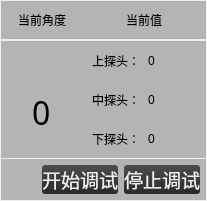
                <widget class="QWidget" name="page_qztest_2">
                 <layout class="QVBoxLayout" name="verticalLayout_10" stretch="1,0">
                  <property name="spacing">
                   <number>1</number>
                  </property>
                  <property name="leftMargin">
                   <number>1</number>
                  </property>
                  <property name="topMargin">
                   <number>1</number>
                  </property>
                  <property name="rightMargin">
                   <number>1</number>
                  </property>
                  <property name="bottomMargin">
                   <number>1</number>
                  </property>
                  <item>
                   <layout class="QHBoxLayout" name="horizontalLayout_24" stretch="2,3">
                    <property name="spacing">
                     <number>0</number>
                    </property>
                    <item>
                     <widget class="QWidget" name="widget_qztestangle_2" native="true">
                      <property name="styleSheet">
                       <string notr="true"/>
                      </property>
                      <layout class="QVBoxLayout" name="verticalLayout_11" stretch="1,4">
                       <property name="spacing">
                        <number>2</number>
                       </property>
                       <property name="leftMargin">
                        <number>0</number>
                       </property>
                       <property name="topMargin">
                        <number>0</number>
                       </property>
                       <property name="rightMargin">
                        <number>0</number>
                       </property>
                       <property name="bottomMargin">
                        <number>0</number>
                       </property>
                       <item>
                        <widget class="QWidget" name="widget_12" native="true">
                         <property name="styleSheet">
                          <string notr="true">background-color: rgb(180, 180, 180);</string>
                         </property>
                         <layout class="QHBoxLayout" name="horizontalLayout_25">
                          <item>
                           <spacer name="horizontalSpacer_18">
                            <property name="orientation">
                             <enum>Qt::Horizontal</enum>
                            </property>
                            <property name="sizeHint" stdset="0">
                             <size>
                              <width>0</width>
                              <height>20</height>
                             </size>
                            </property>
                           </spacer>
                          </item>
                          <item>
                           <widget class="QLabel" name="label_5">
                            <property name="styleSheet">
                             <string notr="true">font: 24pt &quot;微软雅黑&quot;;</string>
                            </property>
                            <property name="text">
                             <string>当前角度</string>
                            </property>
                           </widget>
                          </item>
                          <item>
                           <spacer name="horizontalSpacer_19">
                            <property name="orientation">
                             <enum>Qt::Horizontal</enum>
                            </property>
                            <property name="sizeHint" stdset="0">
                             <size>
                              <width>1</width>
                              <height>20</height>
                             </size>
                            </property>
                           </spacer>
                          </item>
                         </layout>
                        </widget>
                       </item>
                       <item>
                        <widget class="QWidget" name="widget_13" native="true">
                         <property name="styleSheet">
                          <string notr="true">background-color: rgb(180, 180, 180);</string>
                         </property>
                         <layout class="QVBoxLayout" name="verticalLayout_12" stretch="3">
                          <property name="spacing">
                           <number>0</number>
                          </property>
                          <property name="leftMargin">
                           <number>0</number>
                          </property>
                          <property name="topMargin">
                           <number>0</number>
                          </property>
                          <property name="rightMargin">
                           <number>0</number>
                          </property>
                          <property name="bottomMargin">
                           <number>0</number>
                          </property>
                          <item>
                           <widget class="QWidget" name="widget_14" native="true">
                            <property name="styleSheet">
                             <string notr="true">background-color: rgb(180, 180, 180);</string>
                            </property>
                            <layout class="QGridLayout" name="gridLayout_2">
                             <item row="1" column="0">
                              <spacer name="horizontalSpacer_20">
                               <property name="orientation">
                                <enum>Qt::Horizontal</enum>
                               </property>
                               <property name="sizeHint" stdset="0">
                                <size>
                                 <width>1</width>
                                 <height>20</height>
                                </size>
                               </property>
                              </spacer>
                             </item>
                             <item row="1" column="1">
                              <widget class="QLabel" name="label_ktcurangle">
                               <property name="font">
                                <font>
                                 <family>微软雅黑</family>
                                 <pointsize>24</pointsize>
                                 <weight>50</weight>
                                 <italic>false</italic>
                                 <bold>false</bold>
                                </font>
                               </property>
                               <property name="styleSheet">
                                <string notr="true">font: 24pt &quot;微软雅黑&quot;;</string>
                               </property>
                               <property name="text">
                                <string>0</string>
                               </property>
                              </widget>
                             </item>
                             <item row="2" column="1">
                              <spacer name="verticalSpacer_3">
                               <property name="orientation">
                                <enum>Qt::Vertical</enum>
                               </property>
                               <property name="sizeHint" stdset="0">
                                <size>
                                 <width>20</width>
                                 <height>14</height>
                                </size>
                               </property>
                              </spacer>
                             </item>
                             <item row="1" column="2">
                              <spacer name="horizontalSpacer_21">
                               <property name="orientation">
                                <enum>Qt::Horizontal</enum>
                               </property>
                               <property name="sizeHint" stdset="0">
                                <size>
                                 <width>4</width>
                                 <height>20</height>
                                </size>
                               </property>
                              </spacer>
                             </item>
                             <item row="0" column="1">
                              <spacer name="verticalSpacer_4">
                               <property name="orientation">
                                <enum>Qt::Vertical</enum>
                               </property>
                               <property name="sizeHint" stdset="0">
                                <size>
                                 <width>20</width>
                                 <height>40</height>
                                </size>
                               </property>
                              </spacer>
                             </item>
                            </layout>
                           </widget>
                          </item>
                         </layout>
                        </widget>
                       </item>
                      </layout>
                     </widget>
                    </item>
                    <item>
                     <widget class="QWidget" name="widget_qztestvalue_2" native="true">
                      <property name="styleSheet">
                       <string notr="true"/>
                      </property>
                      <layout class="QVBoxLayout" name="verticalLayout_13" stretch="1,4">
                       <property name="spacing">
                        <number>2</number>
                       </property>
                       <property name="leftMargin">
                        <number>0</number>
                       </property>
                       <property name="topMargin">
                        <number>0</number>
                       </property>
                       <property name="rightMargin">
                        <number>0</number>
                       </property>
                       <property name="bottomMargin">
                        <number>0</number>
                       </property>
                       <item>
                        <widget class="QWidget" name="widget_15" native="true">
                         <property name="styleSheet">
                          <string notr="true">background-color: rgb(180, 180, 180);</string>
                         </property>
                         <layout class="QHBoxLayout" name="horizontalLayout_27">
                          <item>
                           <spacer name="horizontalSpacer_23">
                            <property name="orientation">
                             <enum>Qt::Horizontal</enum>
                            </property>
                            <property name="sizeHint" stdset="0">
                             <size>
                              <width>41</width>
                              <height>20</height>
                             </size>
                            </property>
                           </spacer>
                          </item>
                          <item>
                           <widget class="QLabel" name="label_6">
                            <property name="styleSheet">
                             <string notr="true">font: 24pt &quot;微软雅黑&quot;;</string>
                            </property>
                            <property name="text">
                             <string>当前值</string>
                            </property>
                           </widget>
                          </item>
                          <item>
                           <spacer name="horizontalSpacer_24">
                            <property name="orientation">
                             <enum>Qt::Horizontal</enum>
                            </property>
                            <property name="sizeHint" stdset="0">
                             <size>
                              <width>42</width>
                              <height>20</height>
                             </size>
                            </property>
                           </spacer>
                          </item>
                         </layout>
                        </widget>
                       </item>
                       <item>
                        <widget class="QWidget" name="widget_16" native="true">
                         <property name="styleSheet">
                          <string notr="true">background-color: rgb(180, 180, 180);</string>
                         </property>
                         <layout class="QVBoxLayout" name="verticalLayout_14">
                          <property name="spacing">
                           <number>0</number>
                          </property>
                          <property name="leftMargin">
                           <number>0</number>
                          </property>
                          <property name="topMargin">
                           <number>0</number>
                          </property>
                          <property name="rightMargin">
                           <number>0</number>
                          </property>
                          <property name="bottomMargin">
                           <number>0</number>
                          </property>
                          <item>
                           <widget class="QWidget" name="widget_17" native="true">
                            <layout class="QHBoxLayout" name="horizontalLayout_28">
                             <item>
                              <widget class="QLabel" name="label_11">
                               <property name="styleSheet">
                                <string notr="true">font: 24pt &quot;微软雅黑&quot;;</string>
                               </property>
                               <property name="text">
                                <string>上探头：</string>
                               </property>
                              </widget>
                             </item>
                             <item>
                              <widget class="QLabel" name="label_ktcurvalue1">
                               <property name="styleSheet">
                                <string notr="true">font: 24pt &quot;微软雅黑&quot;;</string>
                               </property>
                               <property name="text">
                                <string>0</string>
                               </property>
                              </widget>
                             </item>
                            </layout>
                           </widget>
                          </item>
                          <item>
                           <widget class="QWidget" name="widget_18" native="true">
                            <layout class="QHBoxLayout" name="horizontalLayout_29">
                             <item>
                              <widget class="QLabel" name="label_12">
                               <property name="styleSheet">
                                <string notr="true">font: 24pt &quot;微软雅黑&quot;;</string>
                               </property>
                               <property name="text">
                                <string>中探头：</string>
                               </property>
                              </widget>
                             </item>
                             <item>
                              <widget class="QLabel" name="label_ktcurvalue2">
                               <property name="styleSheet">
                                <string notr="true">font: 24pt &quot;微软雅黑&quot;;</string>
                               </property>
                               <property name="text">
                                <string>0</string>
                               </property>
                              </widget>
                             </item>
                            </layout>
                           </widget>
                          </item>
                          <item>
                           <widget class="QWidget" name="widget_19" native="true">
                            <property name="styleSheet">
                             <string notr="true">font: 24pt &quot;微软雅黑&quot;;</string>
                            </property>
                            <layout class="QHBoxLayout" name="horizontalLayout_30">
                             <item>
                              <widget class="QLabel" name="label_22">
                               <property name="text">
                                <string>下探头：</string>
                               </property>
                              </widget>
                             </item>
                             <item>
                              <widget class="QLabel" name="label_ktcurvalue3">
                               <property name="text">
                                <string>0</string>
                               </property>
                              </widget>
                             </item>
                            </layout>
                           </widget>
                          </item>
                         </layout>
                        </widget>
                       </item>
                      </layout>
                     </widget>
                    </item>
                   </layout>
                  </item>
                  <item>
                   <widget class="QWidget" name="widget_qztestohter_2" native="true">
                    <property name="styleSheet">
                     <string notr="true">background-color: rgb(180, 180, 180);</string>
                    </property>
                    <layout class="QHBoxLayout" name="horizontalLayout_31">
                     <property name="spacing">
                      <number>6</number>
                     </property>
                     <property name="leftMargin">
                      <number>1</number>
                     </property>
                     <property name="topMargin">
                      <number>6</number>
                     </property>
                     <property name="rightMargin">
                      <number>6</number>
                     </property>
                     <property name="bottomMargin">
                      <number>6</number>
                     </property>
                     <item>
                      <spacer name="horizontalSpacer_25">
                       <property name="orientation">
                        <enum>Qt::Horizontal</enum>
                       </property>
                       <property name="sizeHint" stdset="0">
                        <size>
                         <width>40</width>
                         <height>20</height>
                        </size>
                       </property>
                      </spacer>
                     </item>
                     <item>
                      <widget class="QPushButton" name="pushButton_ktApply">
                       <property name="font">
                        <font>
                         <family>微软雅黑</family>
                         <pointsize>14</pointsize>
                        </font>
                       </property>
                       <property name="styleSheet">
                        <string notr="true">QPushButton#pushButton_ktApply{
	border-style: none;
	border: 0px;
	color: #F0F0F0;
	padding: 0px;	
	min-height: 16px;
	border-radius:3px;
	background: qlineargradient(spread:pad, x1:0, y1:0, x2:0, y2:1, stop:0 #4D4D4D, stop:1 #292929); 
}

QPushButton#pushButton_ktApply:hover{ 
	background: qlineargradient(spread:pad, x1:0, y1:0, x2:0, y2:1, stop:0 #636363, stop:1 #575757);
}

QPushButton#pushButton_ktApply:pressed{ 
	background: qlineargradient(spread:pad, x1:0, y1:0, x2:0, y2:1, stop:0 #4D4D4D, stop:1 #292929);
}</string>
                       </property>
                       <property name="text">
                        <string>开始调试</string>
                       </property>
                      </widget>
                     </item>
                     <item>
                      <widget class="QPushButton" name="pushButton_ktStopApply">
                       <property name="font">
                        <font>
                         <family>微软雅黑</family>
                         <pointsize>14</pointsize>
                        </font>
                       </property>
                       <property name="styleSheet">
                        <string notr="true">QPushButton#pushButton_ktStopApply{
	border-style: none;
	border: 0px;
	color: #F0F0F0;
	padding: 0px;	
	min-height: 16px;
	border-radius:3px;
	background: qlineargradient(spread:pad, x1:0, y1:0, x2:0, y2:1, stop:0 #4D4D4D, stop:1 #292929); 
}

QPushButton#pushButton_ktStopApply:hover{ 
	background: qlineargradient(spread:pad, x1:0, y1:0, x2:0, y2:1, stop:0 #636363, stop:1 #575757);
}

QPushButton#pushButton_ktStopApply:pressed{ 
	background: qlineargradient(spread:pad, x1:0, y1:0, x2:0, y2:1, stop:0 #4D4D4D, stop:1 #292929);
}</string>
                       </property>
                       <property name="text">
                        <string>停止调试</string>
                       </property>
                      </widget>
                     </item>
                    </layout>
                   </widget>
                  </item>
                 </layout>
                </widget>
